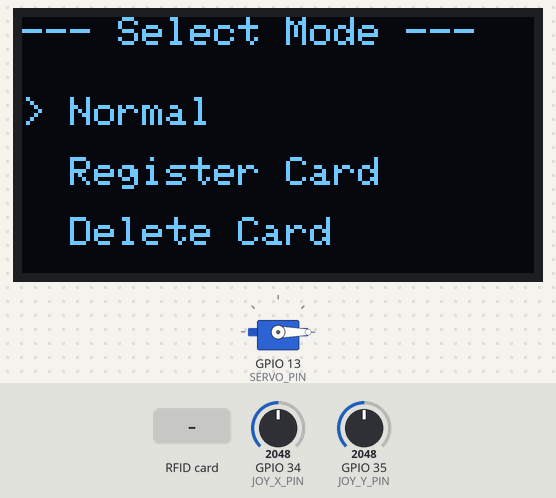
A sketch run on a simulated ESP32. Parts: 128×64 one-colour display, servo. The inputs (shaded band) are chosen by the test bench; at power-on: GPIO 35 (JOY_Y_PIN) = 2048, GPIO 34 (JOY_X_PIN) = 2048. WiFi joins after 1.5 s; servers stay silent unless stated; uploads are accepted with an empty reply; EEPROM starts erased; what the sketch prints to the serial monitor is not drawn.

Above: at 4.1 s.
4.2 s: RFID card 5E 7A 19 C4 held to the reader
At 5.0 s:
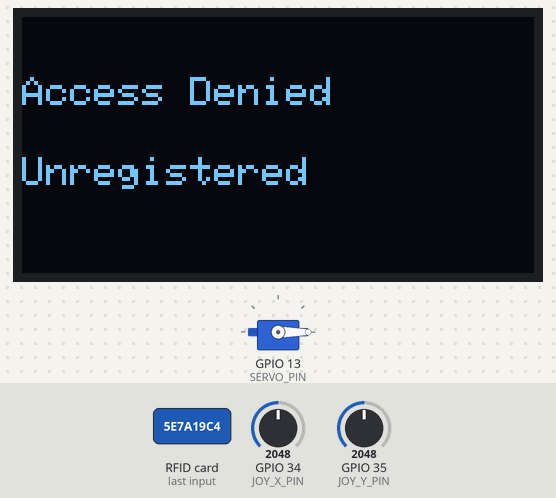
7.2 s: GPIO 35 (JOY_Y_PIN) set to 3040
At 7.32 s:
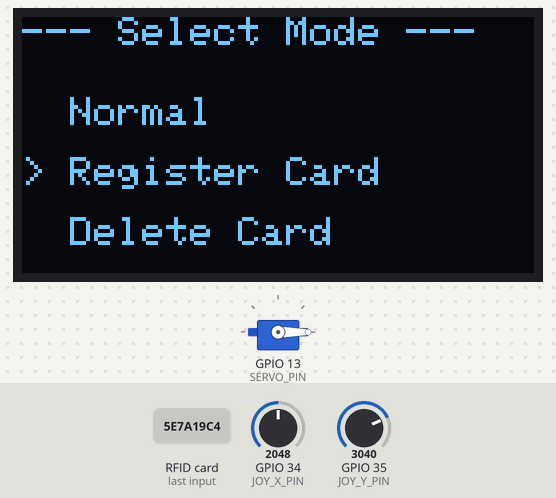
8.7 s: RFID card 5E 7A 19 C4 held to the reader
At 9.1 s:
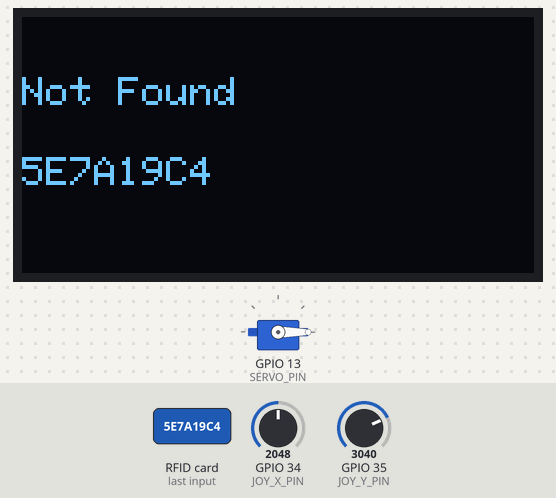
11.7 s: RFID card 5E 7A 19 C4 held to the reader
At 12.4 s:
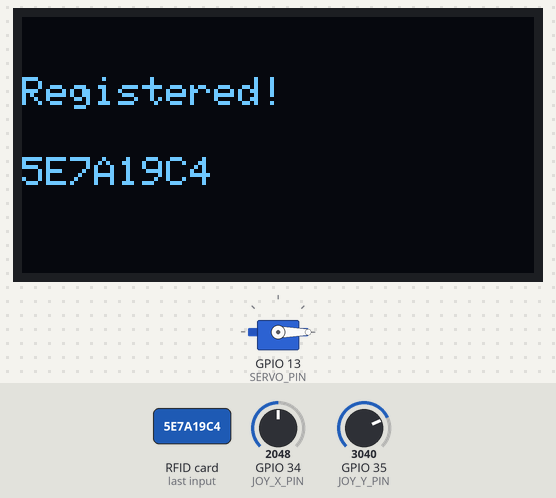
Timing chart, 0 to 14.7 s (numbered marks = the images above; inputs shaded):
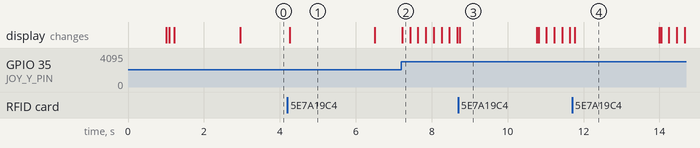

Measured:
- after the input at 4.2 s, the display: changes after 0.06 s (image 1)
- after the input at 7.2 s, the display: changes at once (image 2)
- after the input at 8.7 s, the display: changes after 0.05 s (image 3)
- after the input at 11.7 s, the display: changes after 0.07 s (image 4)
- what the display in image 1 shows lasts 2.2 s, from 4.3 s to 6.5 s
- what the display in image 3 shows lasts 2.1 s, from 8.7 s to 10.8 s

The sketch:

sketch_jul14a.ino
```cpp
#include <WiFi.h>
#include <WiFiClientSecure.h>
#include <HTTPClient.h>
#include <SPI.h>
#include <MFRC522.h>
#include <ESP32Servo.h>
#include <Wire.h>
#include <Adafruit_GFX.h>
#include <Adafruit_SSD1306.h>
#include <Preferences.h>

// =====================================================
// ジョイスティック・メニュー設定
// =====================================================
constexpr uint8_t JOY_X_PIN = 34; // ADC1
constexpr uint8_t JOY_Y_PIN = 35; // ADC1
constexpr uint8_t JOY_SW_PIN = 32; // 内部プルアップ

enum JoyDirection {
  DIR_CENTER,
  DIR_UP,
  DIR_DOWN,
  DIR_LEFT,
  DIR_RIGHT,
  DIR_UP_LEFT,
  DIR_UP_RIGHT,
  DIR_DOWN_LEFT,
  DIR_DOWN_RIGHT
};

enum SystemMode {
  MODE_NORMAL,
  MODE_REGISTER,
  MODE_DELETE
};

// =====================================================
// ユーザー設定
// =====================================================

// Wi-Fi
const char* WIFI_SSID     = "YOUR_WIFI_SSID";
const char* WIFI_PASSWORD = "YOUR_WIFI_PASSWORD";

// LINE Messaging API
const char* LINE_CHANNEL_ACCESS_TOKEN =
  "YOUR_CHANNEL_ACCESS_TOKEN";

const char* LINE_USER_ID =
  "YOUR_LINE_USER_ID";

// =====================================================
// ピン設定
// =====================================================

// RC522
constexpr uint8_t RFID_SS_PIN   = 5;
constexpr uint8_t RFID_RST_PIN  = 27; // Changed from 22 to avoid I2C conflict
constexpr uint8_t RFID_SCK_PIN  = 18;
constexpr uint8_t RFID_MISO_PIN = 19;
constexpr uint8_t RFID_MOSI_PIN = 23;

// サーボ
constexpr uint8_t SERVO_PIN = 13;

// 必要に応じて実機に合わせて変更
constexpr int LOCK_ANGLE   = 0;
constexpr int UNLOCK_ANGLE = 90;

// 解錠している時間
constexpr unsigned long UNLOCK_TIME_MS = 5000;

// 同じカードの連続読み取り防止時間
constexpr unsigned long CARD_COOLDOWN_MS = 3000;

// Wi-Fi接続待ち時間
constexpr unsigned long WIFI_TIMEOUT_MS = 15000;

// =====================================================
// 登録カード
// =====================================================

// 登録カードの最大数
constexpr int MAX_CARDS = 20;
String authorizedCards[MAX_CARDS];
int authorizedCardCount = 0;

// =====================================================
// オブジェクト
// =====================================================

MFRC522 rfid(RFID_SS_PIN, RFID_RST_PIN);
Servo lockServo;
Preferences prefs;

#define SCREEN_WIDTH 128
#define SCREEN_HEIGHT 64
#define OLED_RESET    -1
Adafruit_SSD1306 display(SCREEN_WIDTH, SCREEN_HEIGHT, &Wire, OLED_RESET);

// =====================================================
// 状態管理
// =====================================================

SystemMode currentMode = MODE_NORMAL;
int menuCursor = 0; // 0: Normal, 1: Register, 2: Delete
bool lastBtnState = HIGH;

String lastUID = "";
unsigned long lastCardReadTime = 0;

bool doorUnlocked = false;
unsigned long unlockStartTime = 0;

// =====================================================
// JSON文字列のエスケープ
// =====================================================

String escapeJson(const String& input) {
  String output;
  output.reserve(input.length() + 16);

  for (size_t i = 0; i < input.length(); i++) {
    char c = input.charAt(i);

    switch (c) {
      case '"':
        output += "\\\"";
        break;

      case '\\':
        output += "\\\\";
        break;

      case '\n':
        output += "\\n";
        break;

      case '\r':
        output += "\\r";
        break;

      case '\t':
        output += "\\t";
        break;

      default:
        output += c;
        break;
    }
  }

  return output;
}

// =====================================================
// ジョイスティック読み取り
// =====================================================

JoyDirection getJoyDirection() {
  int x = analogRead(JOY_X_PIN);
  int y = analogRead(JOY_Y_PIN);

  // 0-4095. Center is around 1800-2200.
  bool left = x < 1000;
  bool right = x > 3000;
  bool up = y < 1000;
  bool down = y > 3000;

  if(up && left) return DIR_UP_LEFT;
  if(up && right) return DIR_UP_RIGHT;
  if(down && left) return DIR_DOWN_LEFT;
  if(down && right) return DIR_DOWN_RIGHT;
  if(up) return DIR_UP;
  if(down) return DIR_DOWN;
  if(left) return DIR_LEFT;
  if(right) return DIR_RIGHT;

  return DIR_CENTER;
}

// =====================================================
// OLED表示
// =====================================================

void showMenu() {
  display.clearDisplay();
  display.setTextSize(1);
  display.setTextColor(SSD1306_WHITE);

  display.setCursor(0, 0);
  display.println("--- Select Mode ---");

  display.setCursor(0, 20);
  display.print(menuCursor == 0 ? "> " : "  ");
  display.println("Normal");

  display.setCursor(0, 35);
  display.print(menuCursor == 1 ? "> " : "  ");
  display.println("Register Card");

  display.setCursor(0, 50);
  display.print(menuCursor == 2 ? "> " : "  ");
  display.println("Delete Card");

  display.display();
}

void showDisplayMessage(const String& line1, const String& line2) {
  display.clearDisplay();
  display.setTextSize(1);
  display.setTextColor(SSD1306_WHITE);

  display.setCursor(0, 15);
  display.println(line1);

  display.setCursor(0, 35);
  display.println(line2);

  display.display();
}

// =====================================================
// Wi-Fi接続
// =====================================================

bool connectWiFi() {
  if (WiFi.status() == WL_CONNECTED) {
    return true;
  }

  Serial.println();
  Serial.print("Wi-Fi接続中: ");
  Serial.println(WIFI_SSID);

  showDisplayMessage("Wi-Fi Connecting", WIFI_SSID);

  WiFi.mode(WIFI_STA);
  WiFi.begin(WIFI_SSID, WIFI_PASSWORD);

  unsigned long startTime = millis();

  while (WiFi.status() != WL_CONNECTED) {
    delay(500);
    Serial.print(".");

    if (millis() - startTime >= WIFI_TIMEOUT_MS) {
      Serial.println();
      Serial.println("Wi-Fi接続タイムアウト");
      return false;
    }
  }

  Serial.println();
  Serial.println("Wi-Fi接続成功");
  Serial.print("IPアドレス: ");
  Serial.println(WiFi.localIP());

  return true;
}

// =====================================================
// LINE通知
// =====================================================

bool sendLineMessage(const String& message) {
  if (!connectWiFi()) {
    Serial.println("LINE送信中止: Wi-Fi未接続");
    return false;
  }

  WiFiClientSecure secureClient;

  // 試作用の簡易設定です。
  // サーバー証明書の検証を省略します。
  secureClient.setInsecure();

  HTTPClient https;

  const char* endpoint =
    "https://api.line.me/v2/bot/message/push";

  if (!https.begin(secureClient, endpoint)) {
    Serial.println("HTTPS接続の初期化に失敗");
    return false;
  }

  https.setTimeout(10000);

  https.addHeader(
    "Content-Type",
    "application/json"
  );

  String authorization =
    "Bearer " + String(LINE_CHANNEL_ACCESS_TOKEN);

  https.addHeader(
    "Authorization",
    authorization
  );

  String payload =
    "{"
      "\"to\":\"" + escapeJson(String(LINE_USER_ID)) + "\","
      "\"messages\":["
        "{"
          "\"type\":\"text\","
          "\"text\":\"" + escapeJson(message) + "\""
        "}"
      "]"
    "}";

  Serial.println("LINEへ通知を送信します");
  Serial.println(payload);

  int httpCode = https.POST(payload);

  String response = https.getString();

  Serial.print("HTTPステータス: ");
  Serial.println(httpCode);

  if (response.length() > 0) {
    Serial.print("LINE応答: ");
    Serial.println(response);
  }

  https.end();

  // LINE Messaging APIのPush送信成功時は通常200
  if (httpCode == 200) {
    Serial.println("LINE通知成功");
    return true;
  }

  Serial.println("LINE通知失敗");
  return false;
}

// =====================================================
// RC522からUIDを取得
// =====================================================

String getCardUID() {
  String uid = "";

  for (byte i = 0; i < rfid.uid.size; i++) {
    if (rfid.uid.uidByte[i] < 0x10) {
      uid += "0";
    }

    uid += String(rfid.uid.uidByte[i], HEX);
  }

  uid.toUpperCase();

  return uid;
}

// =====================================================
// 登録カードの検索
// =====================================================

void loadCards() {
  prefs.begin("smartlock", false);
  authorizedCardCount = prefs.getInt("count", 0);
  for(int i = 0; i < authorizedCardCount; i++) {
    authorizedCards[i] = prefs.getString(String(i).c_str(), "");
  }
}

void saveCards() {
  prefs.putInt("count", authorizedCardCount);
  for(int i = 0; i < authorizedCardCount; i++) {
    prefs.putString(String(i).c_str(), authorizedCards[i]);
  }
}

int findAuthorizedCard(const String& uid) {
  for (int i = 0; i < authorizedCardCount; i++) {
    if (uid.equalsIgnoreCase(authorizedCards[i])) {
      return i;
    }
  }
  return -1;
}

// =====================================================
// 施錠
// =====================================================

void lockDoor(bool sendNotification) {
  Serial.println("施錠します");

  lockServo.write(LOCK_ANGLE);
  doorUnlocked = false;

  showMenu();

  if (sendNotification) {
    sendLineMessage(
      "【スマートロック】\n"
      "自動施錠しました。"
    );
  }
}

// =====================================================
// 解錠
// =====================================================

void unlockDoor(const String& userName, const String& uid) {
  Serial.println("解錠します");

  lockServo.write(UNLOCK_ANGLE);

  doorUnlocked = true;
  unlockStartTime = millis();

  showDisplayMessage("Unlocked!", "User: " + userName);

  String message =
    "【スマートロック】\n"
    "カード認証に成功しました。\n"
    "解錠者: " + userName + "\n"
    "UID: " + uid + "\n"
    "状態: 解錠";

  sendLineMessage(message);
}

// =====================================================
// 未登録カード処理
// =====================================================

void unauthorizedCard(const String& uid) {
  Serial.println("未登録カードです");

  showDisplayMessage("Access Denied", "Unregistered");

  String message =
    "【スマートロック警告】\n"
    "未登録カードを検出しました。\n"
    "UID: " + uid + "\n"
    "解錠は実行されていません。";

  sendLineMessage(message);

  delay(2000);
  showMenu();
}

// =====================================================
// カード読み取り処理
// =====================================================

void checkRFID() {
  if (!rfid.PICC_IsNewCardPresent()) {
    return;
  }

  if (!rfid.PICC_ReadCardSerial()) {
    return;
  }

  String uid = getCardUID();

  Serial.println();
  Serial.print("カードUID: ");
  Serial.println(uid);

  unsigned long currentTime = millis();

  // 同じカードを短時間に連続検出した場合は無視
  if (
    uid == lastUID &&
    currentTime - lastCardReadTime < CARD_COOLDOWN_MS
  ) {
    Serial.println("連続読み取りのため無視します");

    rfid.PICC_HaltA();
    rfid.PCD_StopCrypto1();
    return;
  }

  lastUID = uid;
  lastCardReadTime = currentTime;

  int cardIndex = findAuthorizedCard(uid);

  if (currentMode == MODE_NORMAL) {
    if (cardIndex >= 0) {
      unlockDoor("User", uid); // Modified to User since name is removed
    } else {
      unauthorizedCard(uid);
    }
  }
  else if (currentMode == MODE_REGISTER) {
    if (cardIndex >= 0) {
      showDisplayMessage("Already Registered", uid);
      delay(2000);
    } else {
      if (authorizedCardCount < MAX_CARDS) {
        authorizedCards[authorizedCardCount] = uid;
        authorizedCardCount++;
        saveCards();
        showDisplayMessage("Registered!", uid);
        sendLineMessage("新しいカードを登録しました: " + uid);
      } else {
        showDisplayMessage("Error", "Storage Full");
      }
      delay(2000);
    }
    showMenu();
  }
  else if (currentMode == MODE_DELETE) {
    if (cardIndex >= 0) {
      // Remove card by shifting array
      for(int i = cardIndex; i < authorizedCardCount - 1; i++) {
        authorizedCards[i] = authorizedCards[i+1];
      }
      authorizedCardCount--;
      saveCards();
      showDisplayMessage("Deleted!", uid);
      sendLineMessage("カードを削除しました: " + uid);
      delay(2000);
    } else {
      showDisplayMessage("Not Found", uid);
      delay(2000);
    }
    showMenu();
  }

  // カードとの通信を終了
  rfid.PICC_HaltA();
  rfid.PCD_StopCrypto1();
}

// =====================================================
// 自動施錠処理
// =====================================================

void checkAutoLock() {
  if (!doorUnlocked) {
    return;
  }

  if (millis() - unlockStartTime >= UNLOCK_TIME_MS) {
    lockDoor(true);
  }
}

// =====================================================
// 初期化
// =====================================================

void setup() {
  Serial.begin(115200);
  delay(1000);

  Serial.println();
  Serial.println("============================");
  Serial.println("ESP32 RFID Smart Lock");
  Serial.println("============================");

  // ジョイスティックピン初期化
  pinMode(JOY_SW_PIN, INPUT_PULLUP);

  // OLED初期化
  Wire.begin();
  if(!display.begin(SSD1306_SWITCHCAPVCC, 0x3C)) {
    Serial.println("SSD1306 allocation failed");
  } else {
    display.clearDisplay();
    display.display();
  }

  showDisplayMessage("System Starting", "Please wait...");

  // SPI・RC522初期化
  SPI.begin(
    RFID_SCK_PIN,
    RFID_MISO_PIN,
    RFID_MOSI_PIN,
    RFID_SS_PIN
  );

  rfid.PCD_Init();
  delay(50);

  Serial.print("RC522バージョン: 0x");
  byte version = rfid.PCD_ReadRegister(
    MFRC522::VersionReg
  );
  Serial.println(version, HEX);

  if (version == 0x00 || version == 0xFF) {
    Serial.println(
      "RC522を認識できません。配線と3.3V電源を確認してください。"
    );
  } else {
    Serial.println("RC522初期化完了");
  }

  // サーボ初期化
  lockServo.setPeriodHertz(50);
  lockServo.attach(SERVO_PIN, 500, 2400);

  // 起動時は施錠位置
  lockServo.write(LOCK_ANGLE);
  doorUnlocked = false;

  Serial.println("サーボ初期化完了");

  // Wi-Fi接続
  bool wifiConnected = connectWiFi();

  if (wifiConnected) {
    sendLineMessage(
      "【スマートロック】\n"
      "ESP32が起動しました。\n"
      "カードを読み取れる状態です。"
    );
  }

  Serial.println();
  Serial.println("カードをRC522にかざしてください");

  loadCards();
  showMenu();
}

// =====================================================
// ジョイスティック制御
// =====================================================

unsigned long lastJoyTime = 0;

void handleJoystick() {
  unsigned long now = millis();
  if (now - lastJoyTime < 200) return; // デバウンス

  JoyDirection dir = getJoyDirection();

  if (dir == DIR_UP) {
    menuCursor--;
    if (menuCursor < 0) menuCursor = 2;
    currentMode = static_cast<SystemMode>(menuCursor);
    showMenu();
    lastJoyTime = now;
  }
  else if (dir == DIR_DOWN) {
    menuCursor++;
    if (menuCursor > 2) menuCursor = 0;
    currentMode = static_cast<SystemMode>(menuCursor);
    showMenu();
    lastJoyTime = now;
  }
}

// =====================================================
// メインループ
// =====================================================

void loop() {
  handleJoystick();
  checkRFID();
  checkAutoLock();

  delay(20);
}
```
